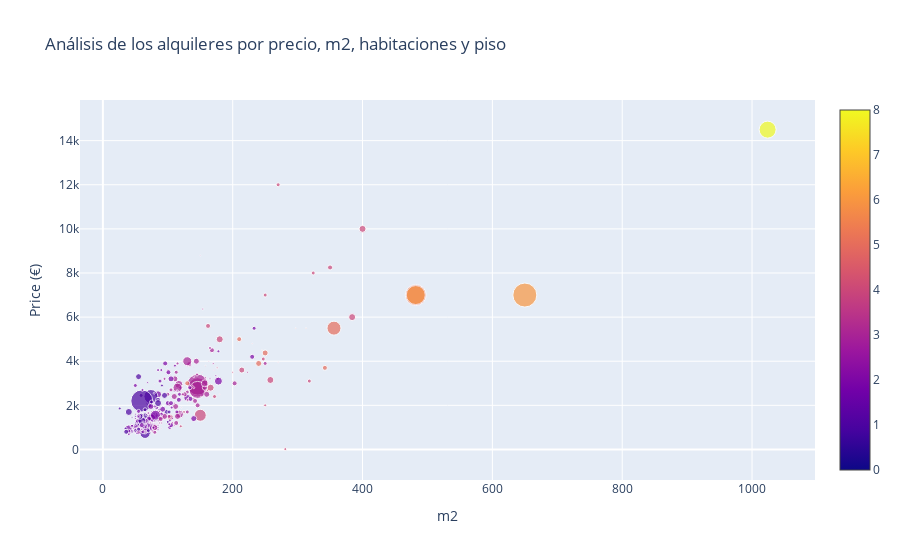

Write notebook code for a chart like this one.
### Code cell
# data preparation

floor = [int(m) for m in df_idealista[df_idealista["Floor"].notna()]["Floor"]]

data = [
    {
        'x': df_idealista['m2'],
        'y': df_idealista['Price'],
        'mode': 'markers',
        'marker': {
            'color': df_idealista['Room'],
            'size': floor,
            'showscale': True
        },
        'text': df_idealista['Direction'],
    }
]

layout = go.Layout(
    title="Análisis de los alquileres por precio, m2, habitaciones y piso",
        xaxis=dict(
        title="m2"
    ),
    yaxis=dict(
        title="Price (€)"
    ) 
)


iplot({'data':data, 'layout': layout})

### Figure 1 — Plotly figure (JSON) as saved in the notebook; plotly's stock layout.template omitted (floating-point values rounded to 4 significant figures; data arrays with more than 128 entries replaced by an {"elided": "..."} marker saying what was removed)
{"data": [{"marker": {"color": {"elided": "417 int values"}, "showscale": true, "size": {"elided": "417 int values"}}, "mode": "markers", "text": {"elided": "417 str values"}, "type": "scatter", "x": {"elided": "417 int values"}, "y": {"elided": "417 int values"}}], "layout": {"title": {"text": "Análisis de los alquileres por precio, m2, habitaciones y piso"}, "xaxis": {"title": {"text": "m2"}}, "yaxis": {"title": {"text": "Price (€)"}}}}
